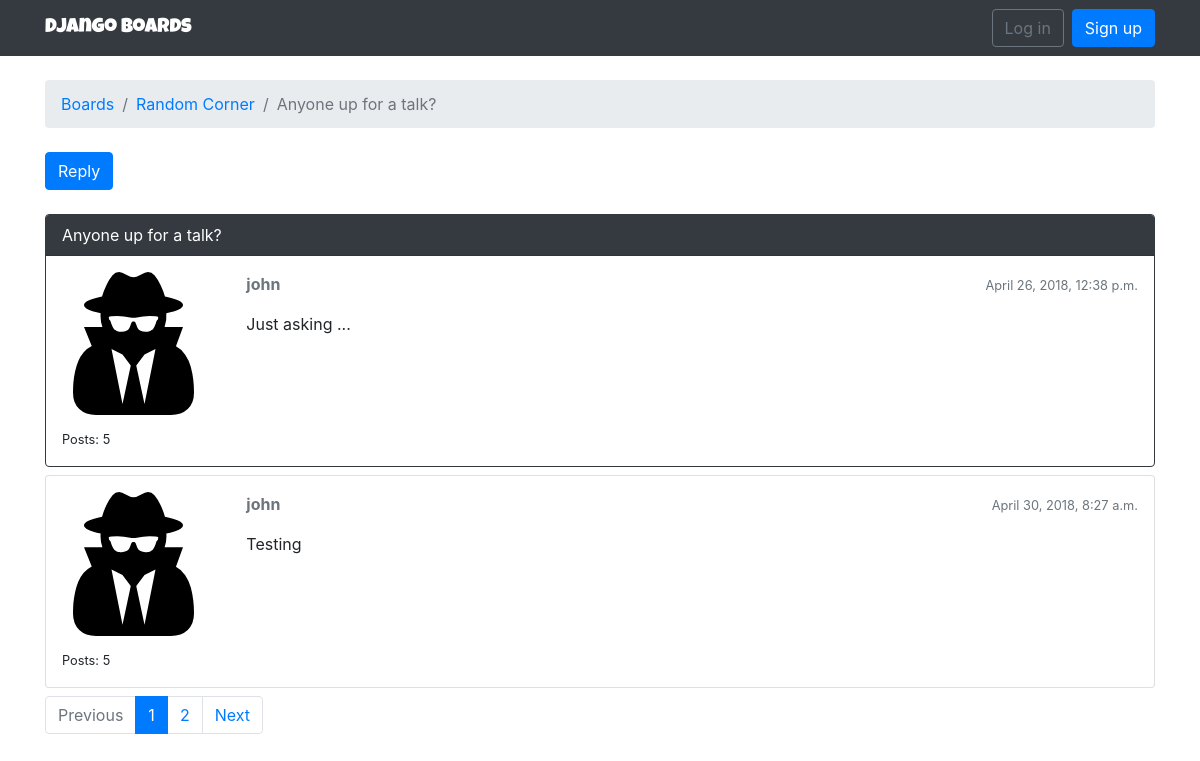
Screenshot of /boards/3/topics/2/ with the database file from the repository.
### boards/models.py (models this page shows, shortened)
class Topic(models.Model):
	subject = models.CharField(max_length=255)
	last_updated = models.DateTimeField(auto_now_add=True)
	board = models.ForeignKey(Board, on_delete=models.CASCADE,
		related_name='topics')
	starter = models.ForeignKey(User, on_delete=models.CASCADE,
		related_name='topics')
	views = models.PositiveIntegerField(default=0)

class Board(models.Model):
	name = models.CharField(max_length=30, unique=True)
	description = models.CharField(max_length=100)

class Post(models.Model):
	message = models.TextField(max_length=4000)
	topic = models.ForeignKey(Topic, on_delete=models.CASCADE,
		related_name='posts')
	created_at = models.DateTimeField(auto_now_add=True)
	updated_at = models.DateTimeField(null=True)
	created_by = models.ForeignKey(User, on_delete=models.CASCADE,
		related_name='posts')
	updated_by = models.ForeignKey(User, on_delete=models.CASCADE,
		null=True, related_name='+')

### boards/views.py (the view)
# urls.py: url(r'^boards/(?P<pk>\d+)/topics/(?P<topic_pk>\d+)/$', views.PostListView.as_view(),
class PostListView(ListView):
	model = Post
	context_object_name = 'posts'
	template_name = 'topic_posts.html'
	paginate_by = 2
	def get_context_data(self, **kwargs):
		self.topic.views += 1
		self.topic.save()
		kwargs['topic'] = self.topic
		return super().get_context_data(**kwargs)
	def get_queryset(self):
		self.topic = get_object_or_404(Topic, board__pk=self.kwargs.get('pk'),
			pk=self.kwargs.get('topic_pk'))
		queryset = self.topic.posts.order_by('created_at')
		return queryset

### templates/topic_posts.html (shortened to what this page needs)
{% extends 'base.html' %}
{% load static %}
{% block breadcrumb %}
  <li class="breadcrumb-item"><a href="{% url 'home' %}">Boards</a></li>
  <li class="breadcrumb-item"><a href="{% url 'board_topics' topic.board.pk %}">{{ topic.board.name }}</a></li>
  <li class="breadcrumb-item active">{{ topic.subject }}</li>
{% endblock %}
{% block content %}
  <div class="mb-4">
    <a href="{% url 'reply_topic' topic.board.pk topic.pk %}" class="btn btn-primary" role="button">Reply</a>
  </div>
  {% for post in posts %}
    <div class="card mb-2 {% if forloop.first %}border-dark{% endif %}">
      {% if forloop.first %}
        <div class="card-header text-white bg-dark py-2 px-3">{{ topic.subject }}</div>
      {% endif %}
      <div class="card-body p-3">
        <div class="row">
          <div class="col-2">
            <img src="{% static 'img/avatar.svg' %}" alt="{{ post.created_by.username }}" class="w-100">
            <small>Posts: {{ post.created_by.posts.count }}</small>
          </div>
          <div class="col-10">
            <div class="row mb-3">
              <div class="col-6">
                <strong class="text-muted">{{ post.created_by.username }}</strong>
              </div>
              <div class="col-6 text-right">
                <small class="text-muted">{{ post.created_at }}</small>
              </div>
            </div>
            {{ post.message }}
          </div>
        </div>
      </div>
    </div>
  {% endfor %}
  {% include 'includes/pagination.html' %}
{% endblock %}

### templates/base.html (shortened to what this page needs)
{% load static %}
<!DOCTYPE html>
<html>
  <head>
    <link rel="stylesheet" href="{% static 'css/bootstrap.min.css' %}">
    <link rel="stylesheet" href="{% static 'css/app.css' %}">
  </head>
  <body>
    {% block body %}
    <nav class="navbar navbar-expand-sm navbar-dark bg-dark">
      <div class="container">
        <a class="navbar-brand" href="{% url 'home' %}">Django Boards</a>
        <div class="collapse navbar-collapse" id="mainMenu">
          {% if user.is_authenticated %}
            <ul class="navbar-nav ml-auto">
              <li class="nav-item dropdown">
                <a class="nav-link dropdown-toggle" href="#" id="userMenu" data-toggle="dropdown" aria-haspopup="true" aria-expanded="false">
                  {{ user.username }}
                </a>
                <div class="dropdown-menu dropdown-menu-right" aria-labelledby="userMenu">
                  <a class="dropdown-item" href="#">My account</a>
                  <a class="dropdown-item" href="#">Change password</a>
                  <div class="dropdown-divider"></div>
                  <a class="dropdown-item" href="{% url 'logout' %}">Log out</a>
                </div>
              </li>
            </ul>
          {% else %}
            <form class="form-inline ml-auto">
              <a href="{% url 'login' %}" class="btn btn-outline-secondary">Log in</a>
              <a href="{% url 'signup' %}" class="btn btn-primary ml-2">Sign up</a>
            </form>
          {% endif %}
        </div>
      </div>
    </nav>
      <div class="container">
        <ol class="breadcrumb my-4">
          {% block breadcrumb %}
          {% endblock %}
        </ol>
        {% block content %}
        {% endblock %}
      </div>
    {% endblock body %}
  </body>
</html>

### templates/includes/pagination.html (shortened to what this page needs)
{% if is_paginated %}
  <nav aria-label="Topics pagination" class="mb-4">
    <ul class="pagination">
      {% if page_obj.has_previous %}
        <li class="page-item">
          <a class="page-link" href="?page={{ page_obj.previous_page_number }}">Previous</a>
        </li>
      {% else %}
        <li class="page-item disabled">
          <span class="page-link">Previous</span>
        </li>
      {% endif %}
      {% for page_num in paginator.page_range %}
        {% if page_obj.number == page_num %}
          <li class="page-item active">
            <span class="page-link">
              {{ page_num }}
            </span>
          </li>
        {% else %}
          <li class="page-item">
            <a class="page-link" href="?page={{ page_num }}">{{ page_num }}</a>
          </li>
        {% endif %}
      {% endfor %}
      {% if page_obj.has_next %}
        <li class="page-item">
          <a class="page-link" href="?page={{ page_obj.next_page_number }}">Next</a>
        </li>
      {% else %}
        <li class="page-item disabled">
          <span class="page-link">Next</span>
        </li>
      {% endif %}
    </ul>
  </nav>
{% endif %}

### static/css/app.css (style rules this page uses)
.navbar-brand { font-family: 'Luckiest Guy', cursive; }

### rows the page displays
Topic: board.name "Random Corner", subject "Anyone up for a talk?"
Post: created_by.posts.count "5", created_by.username "john", created_at "April 26, 2018, 12:38 p.m.", message "Just asking ..."
Post: created_by.posts.count "5", created_by.username "john", created_at "April 30, 2018, 8:27 a.m.", message "Testing"

### other values shown
{{ page_num }} "1"
{{ page_num }} "2"
